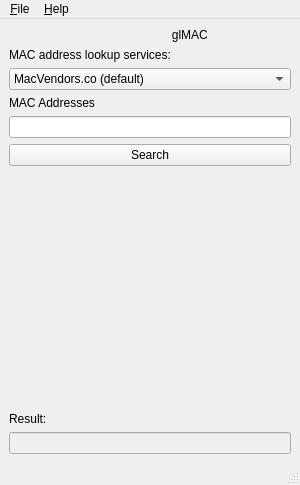
<?xml version="1.0" encoding="UTF-8"?>
<ui version="4.0">
 <class>MainWindow</class>
 <widget class="QMainWindow" name="MainWindow">
  <property name="geometry">
   <rect>
    <x>0</x>
    <y>0</y>
    <width>300</width>
    <height>485</height>
   </rect>
  </property>
  <property name="windowTitle">
   <string>glMAC</string>
  </property>
  <widget class="QWidget" name="centralwidget">
   <layout class="QVBoxLayout" name="verticalLayout_3">
    <item>
     <widget class="QLabel" name="label">
      <property name="styleSheet">
       <string notr="true">image: url(:/images/images/logo32x32.png);
font: 75 20pt &quot;Open Sans&quot;;</string>
      </property>
      <property name="text">
       <string>glMAC                         </string>
      </property>
      <property name="alignment">
       <set>Qt::AlignRight|Qt::AlignTrailing|Qt::AlignVCenter</set>
      </property>
     </widget>
    </item>
    <item>
     <layout class="QVBoxLayout" name="verticalLayout_2">
      <item>
       <widget class="QLabel" name="label_services">
        <property name="text">
         <string>MAC address lookup services:</string>
        </property>
       </widget>
      </item>
      <item>
       <widget class="QComboBox" name="comboBox_services">
        <item>
         <property name="text">
          <string>MacVendors.co (default)</string>
         </property>
        </item>
        <item>
         <property name="text">
          <string>MA:CV:en:do:rs</string>
         </property>
        </item>
       </widget>
      </item>
      <item>
       <widget class="QLabel" name="label_input_mac">
        <property name="text">
         <string>MAC Addresses</string>
        </property>
       </widget>
      </item>
      <item>
       <widget class="QLineEdit" name="input_mac"/>
      </item>
     </layout>
    </item>
    <item>
     <widget class="QPushButton" name="button_search">
      <property name="text">
       <string>Search</string>
      </property>
     </widget>
    </item>
    <item>
     <spacer name="verticalSpacer">
      <property name="orientation">
       <enum>Qt::Vertical</enum>
      </property>
      <property name="sizeHint" stdset="0">
       <size>
        <width>20</width>
        <height>270</height>
       </size>
      </property>
     </spacer>
    </item>
    <item>
     <layout class="QVBoxLayout" name="verticalLayout">
      <item>
       <widget class="QLabel" name="label_output_vendor">
        <property name="text">
         <string>Result:</string>
        </property>
       </widget>
      </item>
      <item>
       <widget class="QLineEdit" name="output_vendor">
        <property name="enabled">
         <bool>false</bool>
        </property>
       </widget>
      </item>
     </layout>
    </item>
   </layout>
  </widget>
  <widget class="QMenuBar" name="menubar">
   <property name="geometry">
    <rect>
     <x>0</x>
     <y>0</y>
     <width>300</width>
     <height>23</height>
    </rect>
   </property>
   <widget class="QMenu" name="menu_File">
    <property name="title">
     <string>&amp;File</string>
    </property>
    <addaction name="action_exit"/>
   </widget>
   <widget class="QMenu" name="menu_Help">
    <property name="title">
     <string>&amp;Help</string>
    </property>
    <addaction name="action_about"/>
   </widget>
   <addaction name="menu_File"/>
   <addaction name="menu_Help"/>
  </widget>
  <widget class="QStatusBar" name="statusbar"/>
  <action name="action_exit">
   <property name="icon">
    <iconset resource="mainwindow.qrc">
     <normaloff>:/images/images/application-exit.svg</normaloff>:/images/images/application-exit.svg</iconset>
   </property>
   <property name="text">
    <string>&amp;Exit</string>
   </property>
   <property name="shortcut">
    <string>Alt+E</string>
   </property>
  </action>
  <action name="action_about">
   <property name="icon">
    <iconset resource="mainwindow.qrc">
     <normaloff>:/images/images/QtIcon.png</normaloff>:/images/images/QtIcon.png</iconset>
   </property>
   <property name="text">
    <string>&amp;About</string>
   </property>
   <property name="shortcut">
    <string>Alt+A</string>
   </property>
  </action>
 </widget>
 <resources>
  <include location="mainwindow.qrc"/>
 </resources>
 <connections>
  <connection>
   <sender>action_exit</sender>
   <signal>triggered()</signal>
   <receiver>MainWindow</receiver>
   <slot>close()</slot>
   <hints>
    <hint type="sourcelabel">
     <x>-1</x>
     <y>-1</y>
    </hint>
    <hint type="destinationlabel">
     <x>149</x>
     <y>242</y>
    </hint>
   </hints>
  </connection>
 </connections>
</ui>
